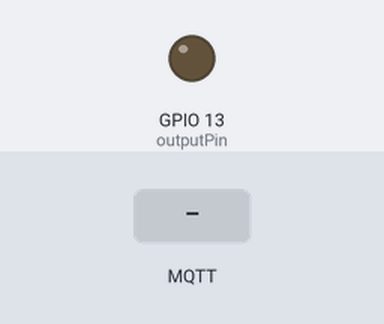
This sketch was run on a simulated ESP8266 (NodeMCU). On the bench: output pins drawn as LEDs (lit = HIGH). Inputs (shaded band) come from the test bench. WiFi joins after 1.5 s; servers stay silent unless stated; no MQTT or app messages arrive unless stated; not simulated (calls return 0 or success): secrets.h; what the sketch prints to the serial monitor is not drawn.

Above: at 2.7 s.
2.8 s: MQTT message "5" arrives on the first subscribed topic
At 3.6 s:
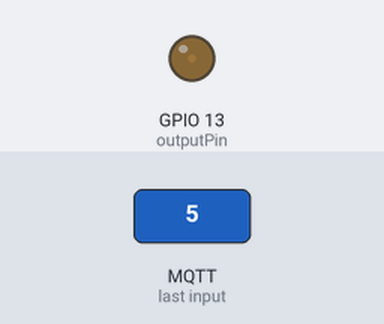
4.3 s: MQTT message "90" arrives on the first subscribed topic
At 4.8 s:
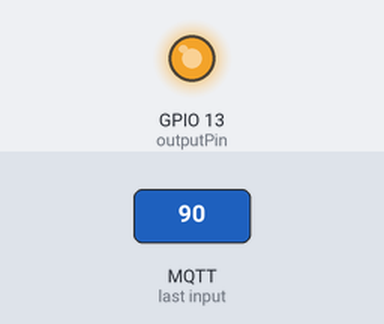
5.8 s: MQTT message "OFF" arrives on the first subscribed topic
At 7.1 s:
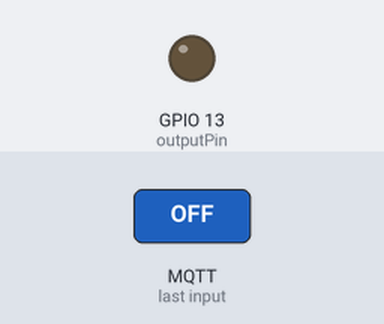
Timing chart, 0 to 8.8 s (numbered marks = the images above; inputs shaded):
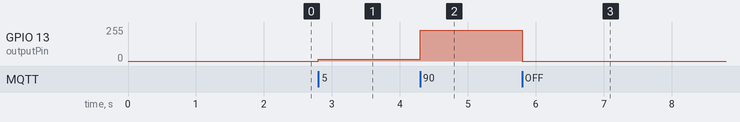

The sketch:

main.ino
```cpp
#include <ESP8266WiFi.h>
#include <PubSubClient.h>
#include <RBDdimmer.h>
#include "secrets.h"  // enthält: ssid, password, mqtt_server, mqtt_user, mqtt_pass

#define outputPin 13     // GPIO13 (DIM)
#define zerocross 14     // GPIO14 (ZC)

WiFiClient espClient;
PubSubClient client(espClient);
dimmerLamp dimmer(outputPin, zerocross);

// WLAN verbinden
void setup_wifi() {
    Serial.print("Verbinde mit WLAN: ");
    Serial.println(ssid);
    WiFi.begin(ssid, password);

    while (WiFi.status() != WL_CONNECTED) {
        delay(500);
        Serial.print(".");
    }
    Serial.println("\nWLAN verbunden!");
}

void publishDimmerState() {
  char msg[5];
  sprintf(msg, "%d", dimmer.getPower());
  client.publish("esp12/dimmer/state", msg, true);  // 'true' = retained
}

void callback(char* topic, byte* payload, unsigned int length) {
  char msg[10];
  if (length >= sizeof(msg)) return;
  strncpy(msg, (char*)payload, length);
  msg[length] = '\0';


  Serial.print("MQTT empfangen: ");
  Serial.println(msg);

  if (strcmp(msg, "ON") == 0) {
    dimmer.setState(ON);
  } else if (strcmp(msg, "OFF") == 0) {
    dimmer.setState(OFF);
  } else {
    int value = atoi(msg);
    value = constrain(value, 0, 100);
    dimmer.setPower(value);
    dimmer.setState(ON);
  }

  publishDimmerState();  // ← Status zurückmelden!
}


// Verbindung zum MQTT-Broker aufbauen
void reconnect() {
  while (!client.connected()) {
    Serial.print("Verbindung zu MQTT-Broker... ");
    if (client.connect("ESP12_Dimmer", mqtt_user, mqtt_pass)) {
      Serial.println("Erfolgreich verbunden!");
      client.subscribe("esp12/dimmer/set");

      client.publish("esp12/test", "Hallo von ESP12", true);
      const char* discovery_topic = "homeassistant/light/boiler_dimmer/config";
      const char* discovery_payload =
      "{\"name\":\"Boiler\",\"uniq_id\":\"boiler_1\",\"command_topic\":\"esp12/dimmer/set\",\"state_topic\":\"esp12/dimmer/state\",\"brightness_command_topic\":\"esp12/dimmer/set\",\"brightness_scale\":100,\"payload_on\":\"ON\",\"payload_off\":\"OFF\",\"platform\":\"mqtt\"}";


      delay(250);  // kleine Pause, damit MQTT bereit ist
      bool ok = client.publish(discovery_topic, discovery_payload, true);
      Serial.print("MQTT Discovery senden: ");
      Serial.println(ok ? "✔️ erfolgreich" : "❌ fehlgeschlagen");

    } else {
      Serial.print("Fehlgeschlagen, rc=");
      Serial.print(client.state());
      Serial.println(" – erneuter Versuch in 5 Sekunden...");
      delay(5000);
    }
  }
}

void setup() {
    Serial.begin(115200);
    setup_wifi();
    client.setServer(mqtt_server, 1883);
    client.setCallback(callback);

    dimmer.begin(NORMAL_MODE, ON);
    dimmer.setPower(0);  // Startleistung 0 %
}

void loop() {
    if (!client.connected()) {
        reconnect();
    }
    client.loop();

    // Optionale Statusausgabe
    static unsigned long lastLog = 0;
    if (millis() - lastLog > 5000) {
        Serial.print("Aktuelle Leistung: ");
        Serial.print(dimmer.getPower());
        Serial.println(" %");
        lastLog = millis();
    }
}
```

Measured:
- after the input at 2.8 s, GPIO 13 (outputPin): 0/255 → 12/255 at once
- after the input at 4.3 s, GPIO 13 (outputPin): 12/255 → 229/255 at once
- after the input at 5.8 s, GPIO 13 (outputPin): 229/255 → 0/255 at once
